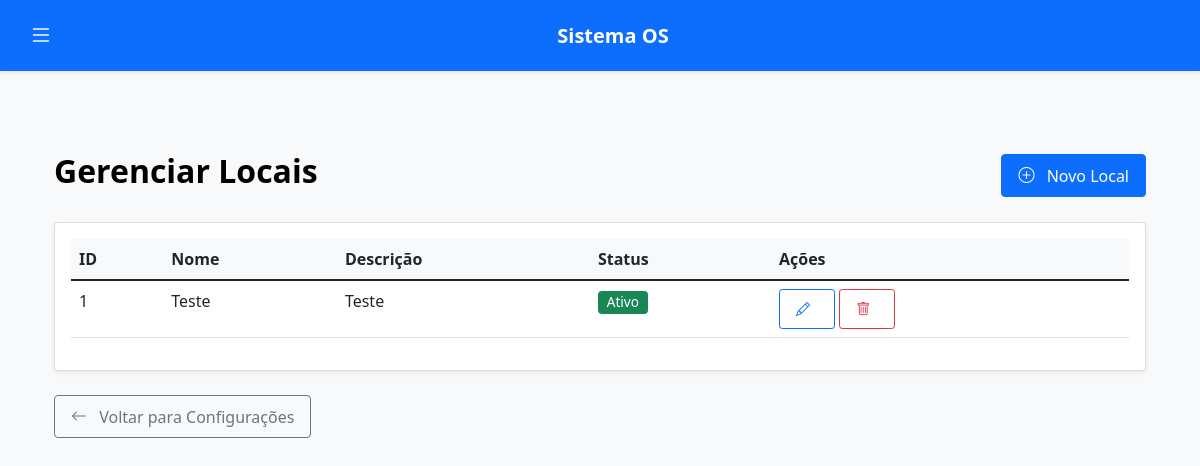
The page /admin/locais (signed in) on the database as committed earlier.
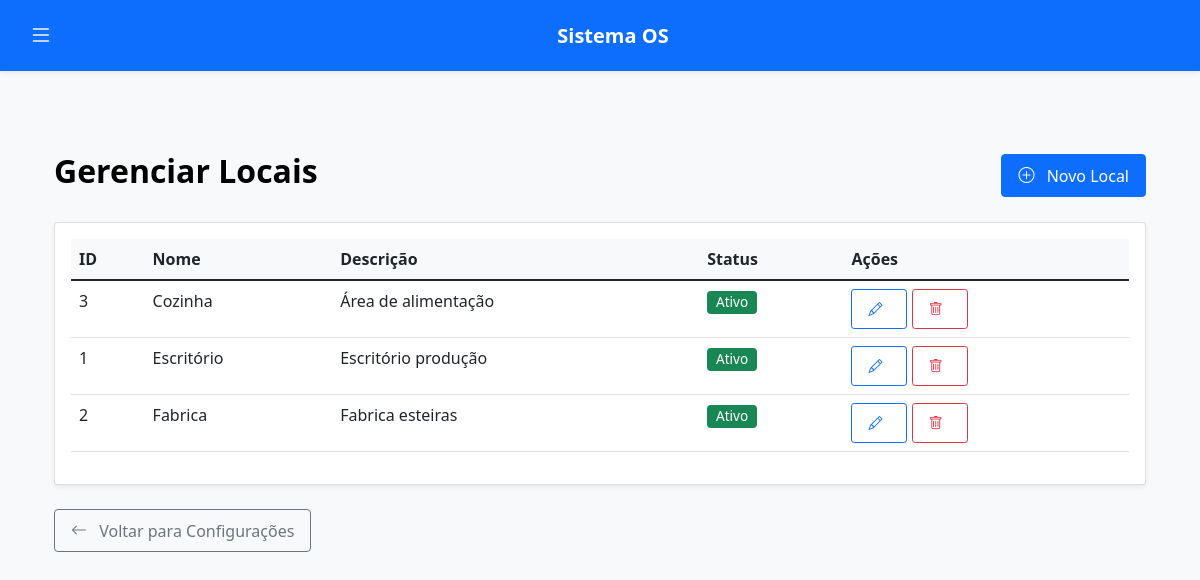
The same page on the database as committed later.
### tables this page shows
CREATE TABLE locais (
            id INTEGER PRIMARY KEY AUTOINCREMENT,
            nome TEXT NOT NULL UNIQUE,
            descricao TEXT,
            ativo BOOLEAN DEFAULT 1,
            data_criacao TEXT DEFAULT CURRENT_TIMESTAMP
        );

### app.py (the view)
@app.route('/admin/locais')
def listar_locais():
    if session.get('tipo') not in ['admin', 'master-admin']:
        flash('Acesso não autorizado.', 'danger')
        return redirect(url_for('login'))
    conn = get_db()
    cursor = conn.cursor()
    cursor.execute("SELECT * FROM locais ORDER BY nome")
    locais = cursor.fetchall()
    conn.close()
    return render_template('administrador/listar_locais.html', locais=locais)

### app.py (called while the page is built)
def get_db():
    if 'db' not in g:
        g.db = sqlite3.connect('db/os.db')
        g.db.row_factory = sqlite3.Row
        g.db.execute("PRAGMA journal_mode=WAL")
        g.db.execute("PRAGMA busy_timeout=5000")
    return g.db

### templates/administrador/listar_locais.html (shortened to what this page needs)
{% extends "base.html" %}
{% block content %}
<div class="container">
    <div class="d-flex justify-content-between align-items-center my-4">
        <h2>Gerenciar Locais</h2>
        <a href="{{ url_for('adicionar_local') }}" class="btn btn-primary">
            <i class="bi bi-plus-circle"></i> Novo Local
        </a>
    </div>
    <div class="card">
        <div class="card-body">
            {% if locais %}
            <div class="table-responsive">
                <table class="table table-hover">
                    <thead>
                        <tr>
                            <th>ID</th>
                            <th>Nome</th>
                            <th>Descrição</th>
                            <th>Status</th>
                            <th>Ações</th>
                        </tr>
                    </thead>
                    <tbody>
                        {% for local in locais %}
                        <tr>
                            <td>{{ local.id }}</td>
                            <td>{{ local.nome }}</td>
                            <td>{{ local.descricao if local.descricao else '-' }}</td>
                            <td>
                                {% if local.ativo %}
                                    <span class="badge bg-success">Ativo</span>
                                {% else %}
                                    <span class="badge bg-secondary">Inativo</span>
                                {% endif %}
                            </td>
                            <td>
                                <a href="{{ url_for('editar_local', id=local.id) }}" class="btn btn-sm btn-outline-primary" title="Editar">
                                    <i class="bi bi-pencil"></i>
                                </a>
                                <a href="{{ url_for('remover_local', id=local.id) }}" class="btn btn-sm btn-outline-danger" title="Remover" onclick="return confirm('Tem certeza que deseja remover este local? OSs existentes que usam este local não serão alteradas, mas ele não estará mais disponível para seleção.')">
                                    <i class="bi bi-trash"></i>
                                </a>
                            </td>
                        </tr>
                        {% endfor %}
                    </tbody>
                </table>
            </div>
            {% else %}
            <p class="text-center text-muted">Nenhum local cadastrado.</p>
            {% endif %}
        </div>
    </div>
    <div class="mt-3">
        <a href="{{ url_for('admin_configuracoes') }}" class="btn btn-outline-secondary">
            <i class="bi bi-arrow-left"></i> Voltar para Configurações
        </a>
    </div>
</div>
{% endblock %}

Rows that differ between the two databases and show on the page:
added locais: id "3", nome "Cozinha", descricao "Área de alimentação", ativo "Ativo"
changed locais id 1: nome "Teste" → "Escritório"; descricao "Teste" → "Escritório produção"
added locais: id "2", nome "Fabrica", descricao "Fabrica esteiras", ativo "Ativo"
